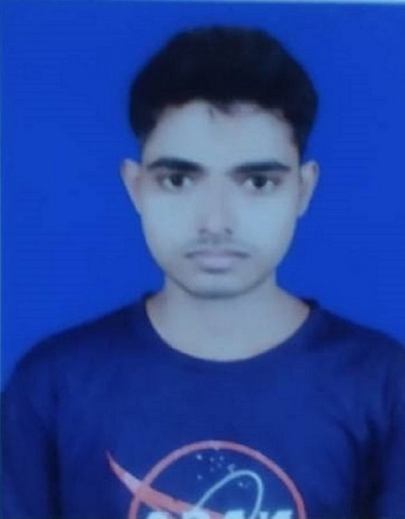
#> input picture Pic.jpg, 405 x 519 px
$ python image_face_detection.py
#> lines starting #> are read from the running program, lines starting #| are printed output that depends on the picture; after the words box and inside, x2 and y2 are one past the last pixel; in counts of white or black regions, pixels touching at a corner belong together
import cv2

#Load pre-trained face classifier
face_cascade = cv2.CascadeClassifier(cv2.data.haarcascades + "haarcascade_frontalface_default.xml")

#Read the image (for image file)
image = cv2.imread("Pic.jpg")
#> image is the input picture: shape (519, 405, 3); mean B, G, R 155.7, 68.4, 37.9
gray = cv2.cvtColor(image, cv2.COLOR_BGR2GRAY)
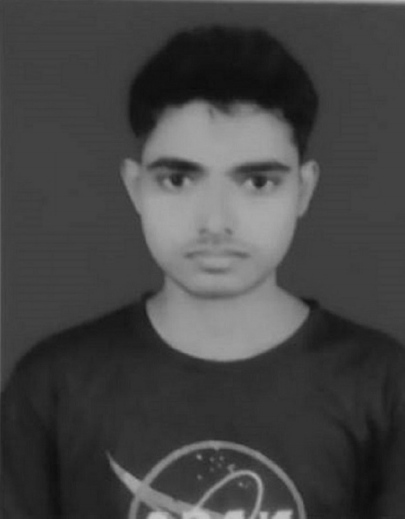
#> gray: shape (519, 405); min 10, max 197, mean 69.2

#Detect faces in the image
faces = face_cascade.detectMultiScale(gray, scaleFactor=1.1, minNeighbors=5)
#> faces = [[108, 97, 220, 220]]

#Draw rectangles around detected faces
for (x, y, w, h) in faces:
    cv2.rectangle(image, (x, y), (x + w, y + h), (255, 0, 0), 2)
#> this loop made 1 pass
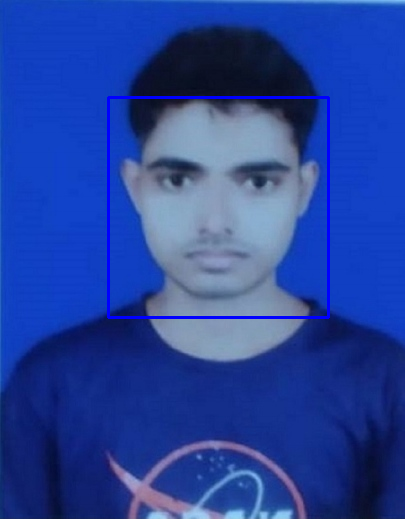
#> image: shape (519, 405, 3); 1.25% of pixels changed, all inside (x1, y1, x2, y2) = (107, 96, 330, 319)

#Show the image with detected image
cv2.imshow('Face Detection', image)
cv2.waitKey(0)
cv2.destroyAllWindows()
